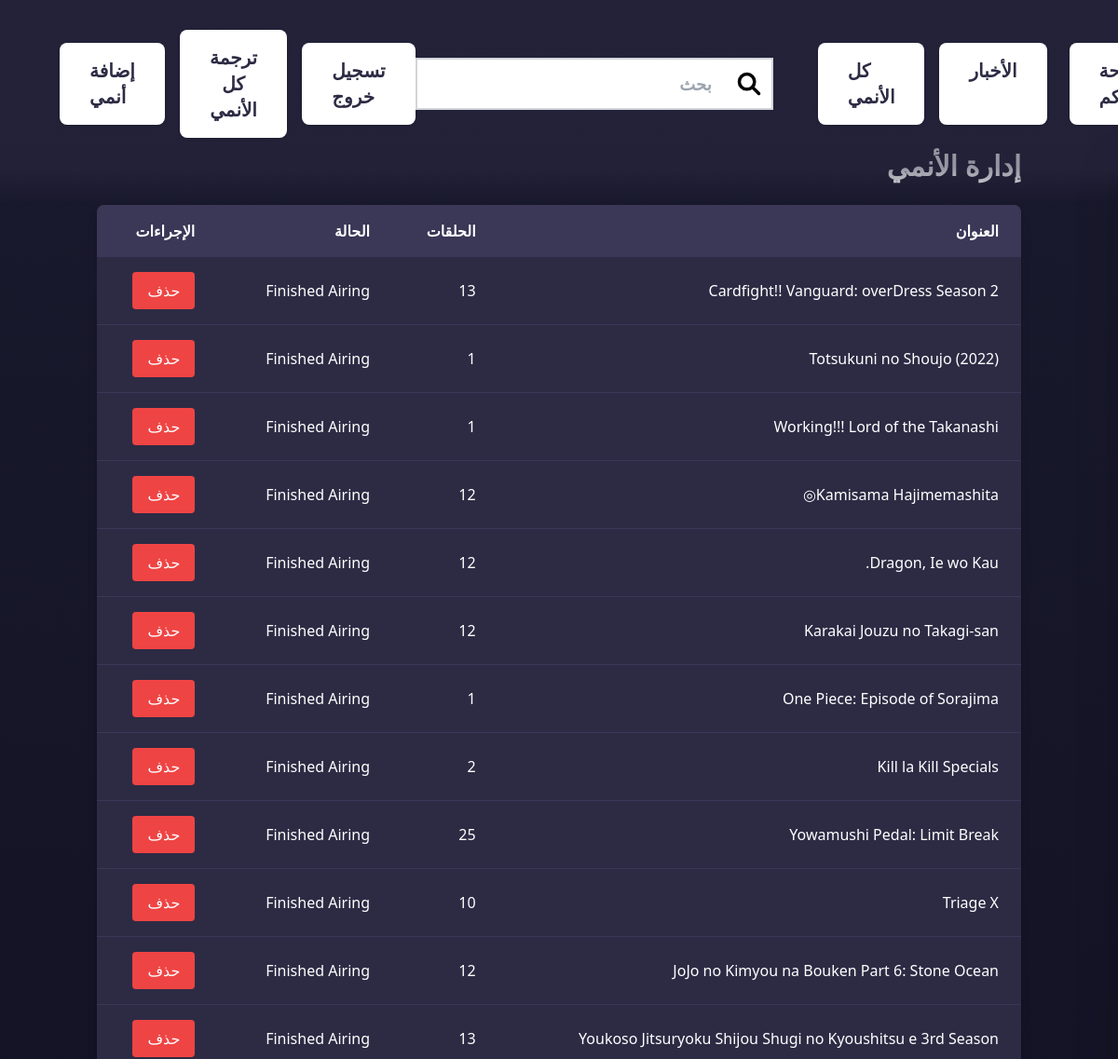
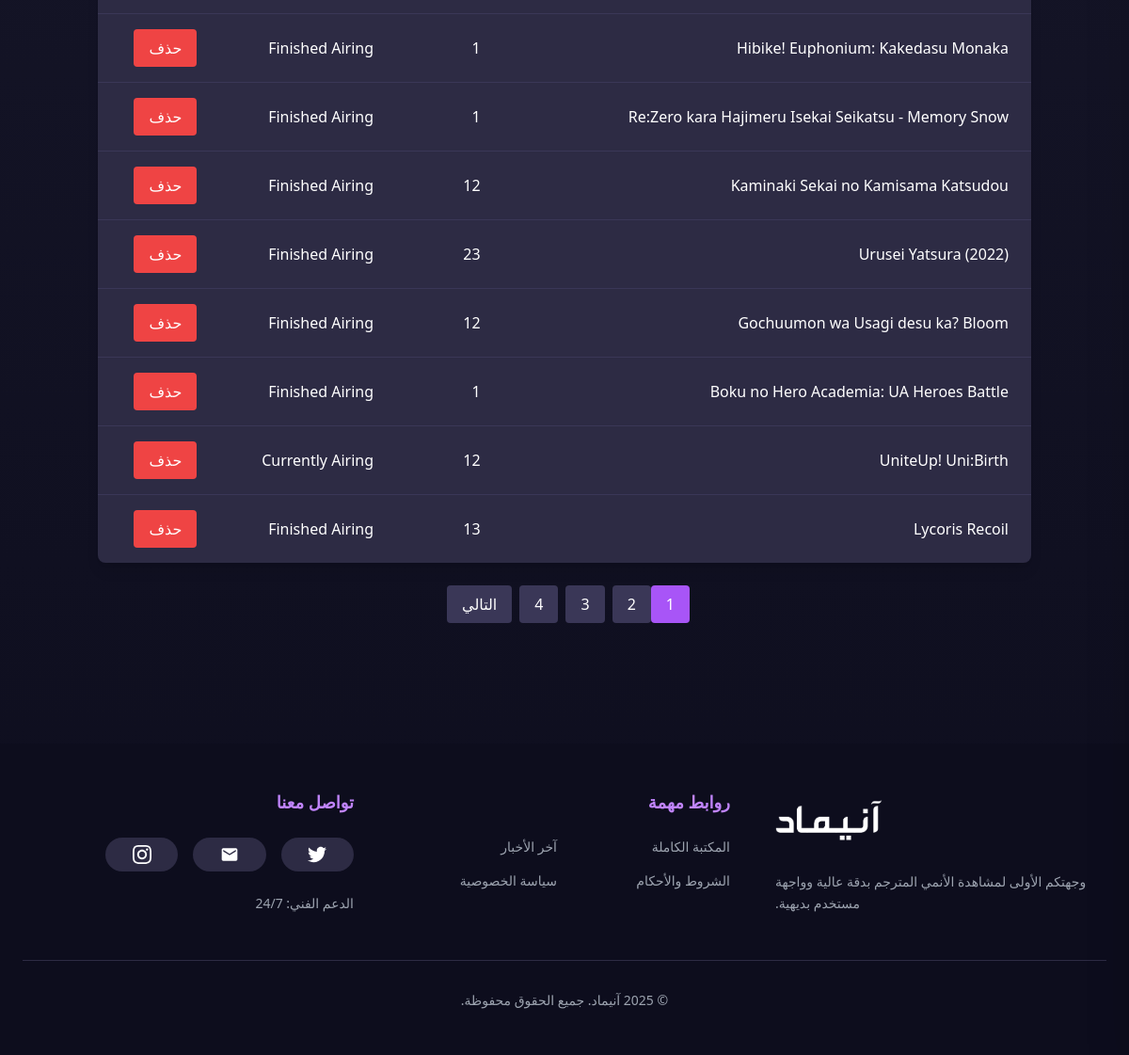
Screenshot of /admin/animes (signed in) with the database file from the repository (2 pictures, top to bottom).
### models.py (models this page shows, shortened)
class Anime(db.Model):
    id = db.Column(db.Integer, primary_key=True)
    title = db.Column(db.String(255), nullable=False)
    rating = db.Column(db.String(20))
    rating_ar = db.Column(db.String(50), nullable=True)
    quality = db.Column(db.String(10))
    episode_count = db.Column(db.Integer)
    type = db.Column(db.String(50))
    type_ar = db.Column(db.String(50), nullable=True)
    duration = db.Column(db.String(20))
    duration_ar = db.Column(db.String(50), nullable=True)
    description = db.Column(db.Text)
    description_ar = db.Column(db.Text, nullable=True)
    japanese_title = db.Column(db.String(255))
    synonyms = db.Column(db.String(255))
    aired = db.Column(db.String(255))
    aired_ar = db.Column(db.String(255), nullable=True)
    premiered = db.Column(db.String(50))
    premiered_ar = db.Column(db.String(50), nullable=True)
    status = db.Column(db.String(50))
    status_ar = db.Column(db.String(50), nullable=True)
    mal_score = db.Column(db.Float)
    genres = db.Column(db.String(255))
    genres_ar = db.Column(db.String(255), nullable=True)
    studios = db.Column(db.String(255))
    producers = db.Column(db.String(255))
    poster_image = db.Column(db.String(255))
    portrait_image = db.Column(db.String(255))
    created_at = db.Column(db.DateTime, default=datetime.utcnow)
    episodes = db.relationship('Episode', backref='anime', lazy=True)
    comments = db.relationship('Comment', backref='anime', lazy=True)
    is_spotlight = db.Column(db.Boolean, default=False)
    mal_id = db.Column(db.Integer)

### app.py (the view)
@bp.route('/admin/animes')
@login_required
@admin_required
def manage_animes():
    page = request.args.get('page', 1, type=int)
    anime_list = Anime.query.order_by(Anime.created_at.desc()).paginate(page=page, per_page=20)
    return render_template('admin/animes.html', anime_list=anime_list)

### app.py (called while the page is built)
def admin_required(f):
    @wraps(f)
    def decorated_function(*args, **kwargs):
        if not current_user.is_authenticated or current_user.role != 'admin':
            abort(403)
        return f(*args, **kwargs)
    return decorated_function

### app_factory.py (called while the page is built)
def create_app():
    app = Flask(__name__, instance_relative_config=True)
    app.config.from_object(Config)
    app.config['UPLOAD_FOLDER'] = os.path.join(app.root_path, 'static', 'uploads')
    if not os.path.exists(app.config['UPLOAD_FOLDER']):
        os.makedirs(app.config['UPLOAD_FOLDER'])
    db.init_app(app)
    migrate.init_app(app, db)
    login_manager.init_app(app)
    csrf.init_app(app)
    cache.init_app(app)
    mail.init_app(app)
    register_error_handlers(app)
    with app.app_context():
        from models import User, Anime
    @login_manager.user_loader
    def load_user(user_id):
        return User.query.get(int(user_id))
    from app import bp
    app.register_blueprint(bp)
    return app

### templates/admin/animes.html (shortened to what this page needs)
{% extends "base.html" %}
{% from "macros.html" import render_pagination %}
{% block content %}
<div class="container mx-auto px-4 py-8" dir="rtl">
    <h2 class="text-3xl font-bold text-white mb-6">إدارة الأنمي</h2>
    <div class="bg-[#2d2b44] rounded-lg shadow-lg overflow-x-auto">
        <table class="min-w-full">
            <thead class="bg-[#3a3757]">
                <tr>
                    <th class="px-6 py-4 text-right text-white">العنوان</th>
                    <th class="px-6 py-4 text-right text-white">الحلقات</th>
                    <th class="px-6 py-4 text-right text-white">الحالة</th>
                    <th class="px-6 py-4 text-right text-white">الإجراءات</th>
                </tr>
            </thead>
            <tbody class="divide-y divide-[#3a3757]">
                {% for anime in anime_list %}
                <tr>
                    <td class="px-6 py-4 text-white">{{ anime.title }}</td>
                    <td class="px-6 py-4 text-white">{{ anime.episode_count }}</td>
                    <td class="px-6 py-4 text-white">{{ anime.status }}</td>
                    <td class="px-6 py-4">
                        <form method="POST" action="{{ url_for('main.delete_anime', anime_id=anime.id) }}">
                            <button type="submit" class="bg-red-500 text-white px-4 py-2 rounded hover:bg-red-600">
                                حذف
                            </button>
                        </form>
                    </td>
                </tr>
                {% endfor %}
            </tbody>
        </table>
    </div>
    <div class="mt-6">
        {{ render_pagination(anime_list) }}
    </div>
</div>
{% endblock %}

### templates/base.html (style rules this page uses)
* { scrollbar-width: thin; scrollbar-color: #2d2b44 #1a1a2e; }

### rows the page displays
Anime: title "Cardfight!! Vanguard: overDress Season 2", episode_count "13", status "Finished Airing"
Anime: title "Totsukuni no Shoujo (2022)", episode_count "1", status "Finished Airing"
Anime: title "Working!!! Lord of the Takanashi", episode_count "1", status "Finished Airing"
Anime: title "Kamisama Hajimemashita◎", episode_count "12", status "Finished Airing"
Anime: title "Dragon, Ie wo Kau.", episode_count "12", status "Finished Airing"
Anime: title "Karakai Jouzu no Takagi-san", episode_count "12", status "Finished Airing"
Anime: title "One Piece: Episode of Sorajima", episode_count "1", status "Finished Airing"
Anime: title "Kill la Kill Specials", episode_count "2", status "Finished Airing"
Anime: title "Yowamushi Pedal: Limit Break", episode_count "25", status "Finished Airing"
Anime: title "Triage X", episode_count "10", status "Finished Airing"
Anime: title "JoJo no Kimyou na Bouken Part 6: Stone Ocean", episode_count "12", status "Finished Airing"
Anime: title "Youkoso Jitsuryoku Shijou Shugi no Kyoushitsu e 3rd Season", episode_count "13", status "Finished Airing"
Anime: title "Hibike! Euphonium: Kakedasu Monaka", episode_count "1", status "Finished Airing"
Anime: title "Re:Zero kara Hajimeru Isekai Seikatsu - Memory Snow", episode_count "1", status "Finished Airing"
Anime: title "Kaminaki Sekai no Kamisama Katsudou", episode_count "12", status "Finished Airing"
Anime: title "Urusei Yatsura (2022)", episode_count "23", status "Finished Airing"
Anime: title "Gochuumon wa Usagi desu ka? Bloom", episode_count "12", status "Finished Airing"
Anime: title "Boku no Hero Academia: UA Heroes Battle", episode_count "1", status "Finished Airing"
Anime: title "UniteUp! Uni:Birth", episode_count "12", status "Currently Airing"
Anime: title "Lycoris Recoil", episode_count "13", status "Finished Airing"

### other values shown
{{ page_num }} "1" "2" "3" "4"
